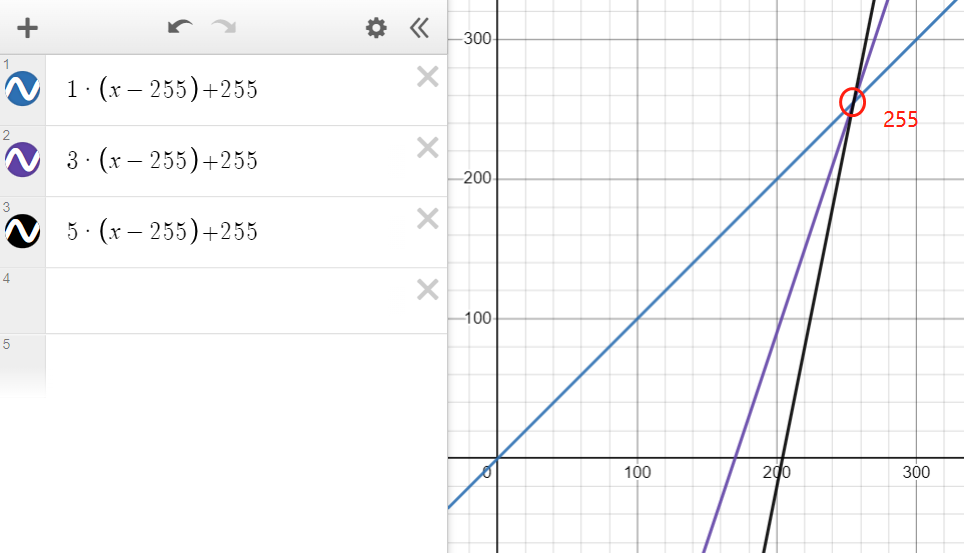
#> input picture IAWD/equation4.png, 964 x 553 px
$ python -i utils.py   (imports and definitions only)
#> lines starting #> are read from the running program, lines starting #| are printed output that depends on the picture
import PIL
import numpy as np
from PIL import Image
import cv2


def DarkChannel(im, win=15):
    """ 求暗通道图
    :param im: 输入 3 通道图
    :param win: 图像腐蚀窗口, [win x win]
    :return: 暗通道图
    """
#> called with win = 15
    if isinstance(im, PIL.Image.Image):
        im = cv2.cvtColor(np.asarray(im), cv2.COLOR_RGB2BGR)

    b, g, r = cv2.split(im)
    dc = cv2.min(cv2.min(r, g), b)
    kernel = cv2.getStructuringElement(cv2.MORPH_RECT, (win, win))  # 结构元素
    dark = cv2.erode(dc, kernel)                                    # 腐蚀操作
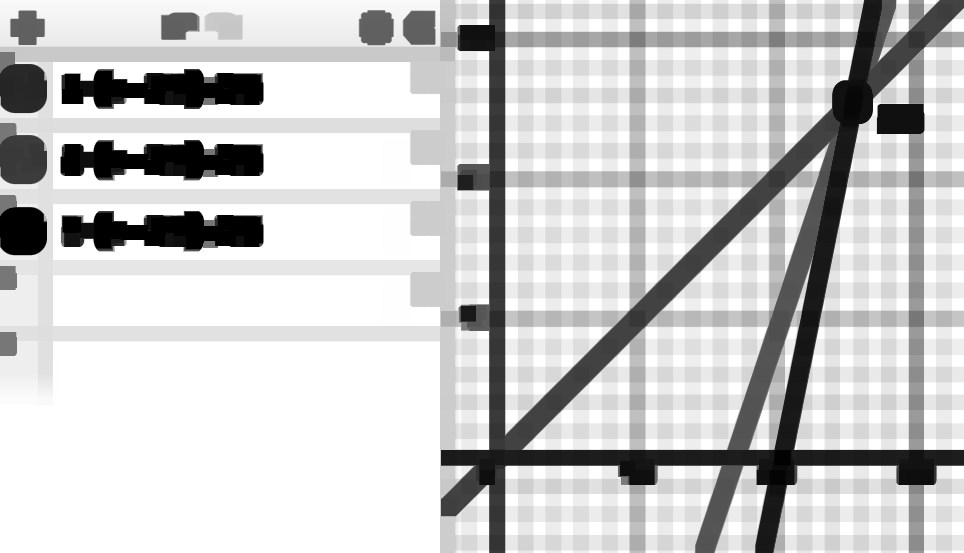
#> dark: shape (553, 964); min 0, max 255, mean 203.1
    return Image.fromarray(dark, mode='L')


def SaturationMap(im):
    im = Image.fromarray(np.uint8(im))
    img_hsv = im.convert("HSV")
    h, s, v = img_hsv.split()  # 分离三通道
    return s

>>> import cv2
>>> picture = cv2.cvtColor(cv2.imread('equation4.png'), cv2.COLOR_BGR2RGB)
>>> result = DarkChannel(picture)
